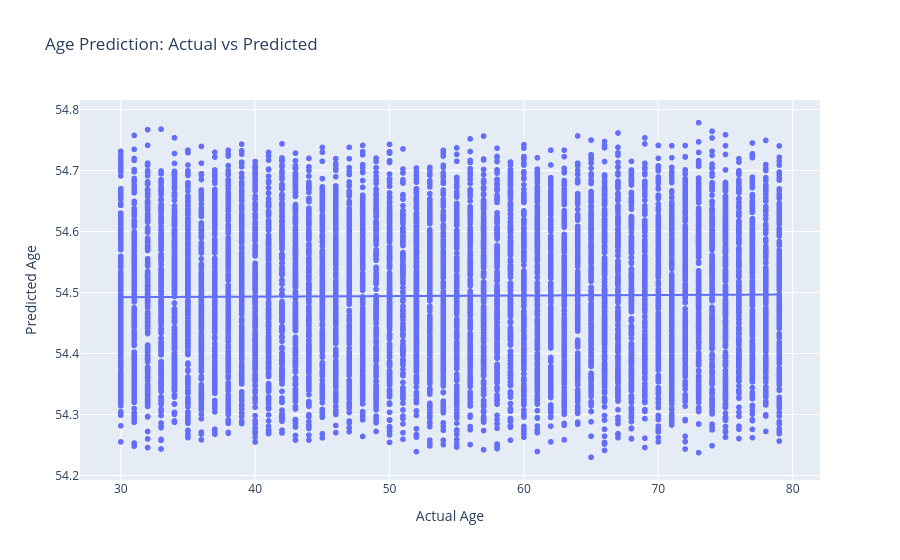

Write notebook code for a chart like this one.
### Code cell
import pandas as pd
import numpy as np
import plotly.express as px
from sklearn.model_selection import train_test_split
from sklearn.linear_model import LinearRegression

# 1. Load Dataset
df = pd.read_csv(r'C:\ML-CPE\LAB02\dataset\synthetic_heart_disease_dataset.csv')

# 2. Setup Data & Train Model for Age Prediction
feature_cols = ['Cholesterol_Total', 'Systolic_BP', 'Diastolic_BP', 'Heart_Rate']
feature_cols = [col for col in feature_cols if col in df.columns]

X_multi = df[feature_cols].fillna(df[feature_cols].median()) # Clean missing on the fly
y_age = df['Age']

X_train_m, X_test_m, y_train_m, y_test_m = train_test_split(X_multi, y_age, test_size=0.2, random_state=42)

multi_lr = LinearRegression()
multi_lr.fit(X_train_m, y_train_m)
y_pred_multi = multi_lr.predict(X_test_m)

# 3. Plot Result using Plotly
plot_data = pd.DataFrame({
    'Actual Age': y_test_m,
    'Predicted Age': y_pred_multi
})

fig = px.scatter(
    plot_data, 
    x='Actual Age', 
    y='Predicted Age', 
    trendline="ols",
    title="Age Prediction: Actual vs Predicted"
)

fig.show(renderer="vscode")

### Figure 1 — Plotly figure (JSON) as saved in the notebook; plotly's stock layout.template omitted (floating-point values rounded to 4 significant figures; data arrays with more than 128 entries replaced by an {"elided": "..."} marker saying what was removed)
{"data": [{"hovertemplate": "Actual Age=%{x}<br>Predicted Age=%{y}<extra></extra>", "legendgroup": "", "marker": {"color": "#636efa", "symbol": "circle"}, "mode": "markers", "name": "", "showlegend": false, "type": "scattergl", "x": {"elided": "10000 int values"}, "xaxis": "x", "y": {"elided": "10000 float values"}, "yaxis": "y"}, {"hovertemplate": "<b>OLS trendline</b><br>Predicted Age = 8.80661e-05 * Actual Age + 54.4898<br>R<sup>2</sup>=0.000129<br><br>Actual Age=%{x}<br>Predicted Age=%{y} <b>(trend)</b><extra></extra>", "legendgroup": "", "marker": {"color": "#636efa", "symbol": "circle"}, "mode": "lines", "name": "", "showlegend": false, "type": "scattergl", "x": {"elided": "10000 int values"}, "xaxis": "x", "y": {"elided": "10000 float values"}, "yaxis": "y"}], "layout": {"legend": {"tracegroupgap": 0}, "title": {"text": "Age Prediction: Actual vs Predicted"}, "xaxis": {"anchor": "y", "domain": [0, 1], "title": {"text": "Actual Age"}}, "yaxis": {"anchor": "x", "domain": [0, 1], "title": {"text": "Predicted Age"}}}}
